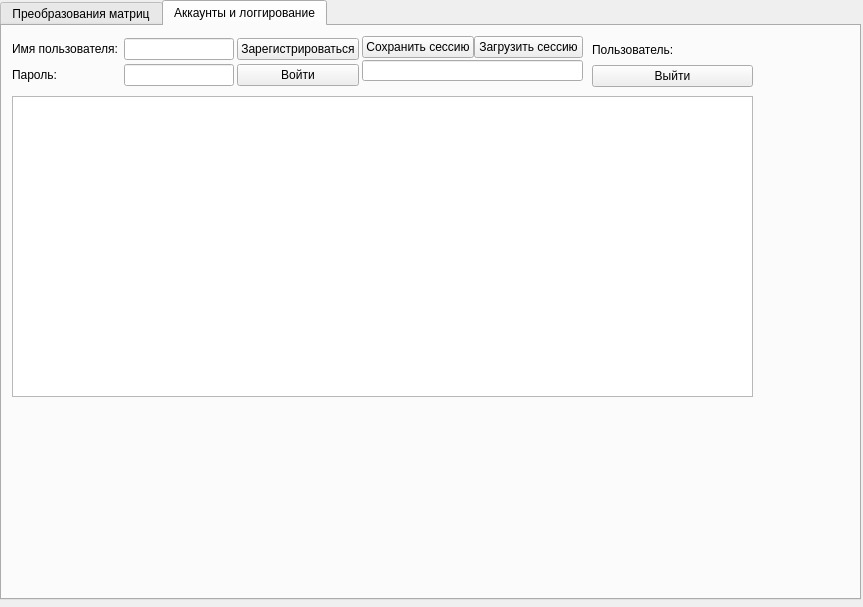
<?xml version="1.0" encoding="UTF-8"?>
<ui version="4.0">
 <class>MainWindow</class>
 <widget class="QMainWindow" name="MainWindow">
  <property name="geometry">
   <rect>
    <x>0</x>
    <y>0</y>
    <width>863</width>
    <height>607</height>
   </rect>
  </property>
  <property name="windowTitle">
   <string>Суперкалькулятор</string>
  </property>
  <widget class="QWidget" name="centralwidget">
   <widget class="QTabWidget" name="tabWidget">
    <property name="geometry">
     <rect>
      <x>0</x>
      <y>0</y>
      <width>861</width>
      <height>600</height>
     </rect>
    </property>
    <property name="currentIndex">
     <number>1</number>
    </property>
    <widget class="QWidget" name="matrix_tab">
     <attribute name="title">
      <string>Преобразования матриц</string>
     </attribute>
     <widget class="QLabel" name="det_text">
      <property name="enabled">
       <bool>false</bool>
      </property>
      <property name="geometry">
       <rect>
        <x>630</x>
        <y>100</y>
        <width>141</width>
        <height>21</height>
       </rect>
      </property>
      <property name="text">
       <string>det(A) = </string>
      </property>
     </widget>
     <widget class="QWidget" name="layoutWidget">
      <property name="enabled">
       <bool>false</bool>
      </property>
      <property name="geometry">
       <rect>
        <x>600</x>
        <y>130</y>
        <width>220</width>
        <height>110</height>
       </rect>
      </property>
      <layout class="QVBoxLayout" name="verticalLayout_6">
       <item>
        <widget class="QLabel" name="label">
         <property name="enabled">
          <bool>false</bool>
         </property>
         <property name="text">
          <string>Операции матрица-число</string>
         </property>
        </widget>
       </item>
       <item>
        <layout class="QHBoxLayout" name="horizontalLayout_5">
         <item>
          <widget class="QPushButton" name="plus_number_btn">
           <property name="enabled">
            <bool>false</bool>
           </property>
           <property name="text">
            <string>+</string>
           </property>
          </widget>
         </item>
         <item>
          <widget class="QLineEdit" name="plus_number_line">
           <property name="enabled">
            <bool>false</bool>
           </property>
           <property name="sizePolicy">
            <sizepolicy hsizetype="Fixed" vsizetype="Fixed">
             <horstretch>0</horstretch>
             <verstretch>0</verstretch>
            </sizepolicy>
           </property>
           <property name="text">
            <string>0</string>
           </property>
           <property name="alignment">
            <set>Qt::AlignCenter</set>
           </property>
          </widget>
         </item>
        </layout>
       </item>
       <item>
        <layout class="QVBoxLayout" name="verticalLayout">
         <item>
          <layout class="QHBoxLayout" name="horizontalLayout">
           <item>
            <widget class="QPushButton" name="mult_number_btn">
             <property name="enabled">
              <bool>false</bool>
             </property>
             <property name="text">
              <string>*</string>
             </property>
            </widget>
           </item>
           <item>
            <widget class="QLineEdit" name="mult_number_line">
             <property name="enabled">
              <bool>false</bool>
             </property>
             <property name="sizePolicy">
              <sizepolicy hsizetype="Fixed" vsizetype="Fixed">
               <horstretch>0</horstretch>
               <verstretch>0</verstretch>
              </sizepolicy>
             </property>
             <property name="text">
              <string>0</string>
             </property>
             <property name="alignment">
              <set>Qt::AlignCenter</set>
             </property>
            </widget>
           </item>
          </layout>
         </item>
         <item>
          <layout class="QHBoxLayout" name="horizontalLayout_6">
           <item>
            <widget class="QPushButton" name="power_number_btn">
             <property name="enabled">
              <bool>false</bool>
             </property>
             <property name="text">
              <string>**</string>
             </property>
            </widget>
           </item>
           <item>
            <widget class="QLineEdit" name="power_number_line">
             <property name="enabled">
              <bool>false</bool>
             </property>
             <property name="sizePolicy">
              <sizepolicy hsizetype="Fixed" vsizetype="Fixed">
               <horstretch>0</horstretch>
               <verstretch>0</verstretch>
              </sizepolicy>
             </property>
             <property name="text">
              <string>0</string>
             </property>
             <property name="alignment">
              <set>Qt::AlignCenter</set>
             </property>
            </widget>
           </item>
          </layout>
         </item>
        </layout>
       </item>
      </layout>
     </widget>
     <widget class="QWidget" name="layoutWidget_2">
      <property name="geometry">
       <rect>
        <x>630</x>
        <y>10</y>
        <width>151</width>
        <height>82</height>
       </rect>
      </property>
      <layout class="QVBoxLayout" name="verticalLayout_5">
       <item>
        <layout class="QHBoxLayout" name="horizontalLayout_3">
         <item>
          <widget class="QLineEdit" name="row_count_line">
           <property name="text">
            <string>1</string>
           </property>
           <property name="alignment">
            <set>Qt::AlignCenter</set>
           </property>
          </widget>
         </item>
         <item>
          <widget class="QLabel" name="label_5">
           <property name="text">
            <string>х</string>
           </property>
          </widget>
         </item>
         <item>
          <widget class="QLineEdit" name="col_count_line">
           <property name="text">
            <string>1</string>
           </property>
           <property name="alignment">
            <set>Qt::AlignCenter</set>
           </property>
          </widget>
         </item>
        </layout>
       </item>
       <item>
        <widget class="QPushButton" name="get_matrix_btn_3">
         <property name="text">
          <string>Получить матрицу</string>
         </property>
        </widget>
       </item>
       <item>
        <widget class="QPushButton" name="clear_matrix_btn">
         <property name="text">
          <string>Очистить</string>
         </property>
        </widget>
       </item>
      </layout>
     </widget>
     <widget class="QWidget" name="layoutWidget_3">
      <property name="enabled">
       <bool>false</bool>
      </property>
      <property name="geometry">
       <rect>
        <x>590</x>
        <y>250</y>
        <width>243</width>
        <height>183</height>
       </rect>
      </property>
      <layout class="QVBoxLayout" name="verticalLayout_4">
       <item>
        <layout class="QVBoxLayout" name="verticalLayout_7">
         <item>
          <widget class="QLabel" name="label_4">
           <property name="enabled">
            <bool>false</bool>
           </property>
           <property name="text">
            <string>Операции с строками и столбцами матрицы</string>
           </property>
          </widget>
         </item>
         <item>
          <widget class="QLineEdit" name="row_col_line">
           <property name="enabled">
            <bool>false</bool>
           </property>
          </widget>
         </item>
        </layout>
       </item>
       <item>
        <layout class="QVBoxLayout" name="verticalLayout_2">
         <item>
          <widget class="QLabel" name="label_2">
           <property name="enabled">
            <bool>false</bool>
           </property>
           <property name="text">
            <string>Операции матрица-матрица</string>
           </property>
          </widget>
         </item>
         <item>
          <layout class="QHBoxLayout" name="horizontalLayout_4">
           <item>
            <widget class="QPushButton" name="plus_matrix_btn">
             <property name="enabled">
              <bool>false</bool>
             </property>
             <property name="text">
              <string>+</string>
             </property>
            </widget>
           </item>
           <item>
            <widget class="QPushButton" name="minus_matrix_btn">
             <property name="enabled">
              <bool>false</bool>
             </property>
             <property name="text">
              <string>-</string>
             </property>
            </widget>
           </item>
           <item>
            <widget class="QPushButton" name="mult_matrix_btn">
             <property name="enabled">
              <bool>false</bool>
             </property>
             <property name="text">
              <string>*</string>
             </property>
            </widget>
           </item>
          </layout>
         </item>
        </layout>
       </item>
       <item>
        <layout class="QVBoxLayout" name="verticalLayout_3">
         <item>
          <widget class="QLabel" name="label_3">
           <property name="enabled">
            <bool>false</bool>
           </property>
           <property name="text">
            <string>Операции с матрицей</string>
           </property>
          </widget>
         </item>
         <item>
          <layout class="QHBoxLayout" name="horizontalLayout_2">
           <item>
            <widget class="QPushButton" name="transpose_btn">
             <property name="enabled">
              <bool>false</bool>
             </property>
             <property name="text">
              <string>T</string>
             </property>
            </widget>
           </item>
           <item>
            <widget class="QPushButton" name="invert_btn">
             <property name="enabled">
              <bool>false</bool>
             </property>
             <property name="text">
              <string>inv</string>
             </property>
            </widget>
           </item>
          </layout>
         </item>
        </layout>
       </item>
      </layout>
     </widget>
     <widget class="QScrollArea" name="matrix_scroll">
      <property name="geometry">
       <rect>
        <x>0</x>
        <y>0</y>
        <width>581</width>
        <height>561</height>
       </rect>
      </property>
      <property name="widgetResizable">
       <bool>false</bool>
      </property>
      <widget class="QWidget" name="matrix_container">
       <property name="geometry">
        <rect>
         <x>0</x>
         <y>0</y>
         <width>579</width>
         <height>559</height>
        </rect>
       </property>
      </widget>
     </widget>
    </widget>
    <widget class="QWidget" name="registration_tab">
     <attribute name="title">
      <string>Аккаунты и логгирование</string>
     </attribute>
     <widget class="QWidget" name="layoutWidget">
      <property name="geometry">
       <rect>
        <x>590</x>
        <y>10</y>
        <width>161</width>
        <height>51</height>
       </rect>
      </property>
      <layout class="QVBoxLayout" name="verticalLayout_11" stretch="1,4">
       <property name="spacing">
        <number>2</number>
       </property>
       <item>
        <widget class="QLabel" name="cur_user_display_label">
         <property name="text">
          <string>Пользователь:</string>
         </property>
        </widget>
       </item>
       <item>
        <widget class="QPushButton" name="user_logout_btn">
         <property name="text">
          <string>Выйти</string>
         </property>
        </widget>
       </item>
      </layout>
     </widget>
     <widget class="QListWidget" name="saves_list">
      <property name="geometry">
       <rect>
        <x>10</x>
        <y>70</y>
        <width>741</width>
        <height>301</height>
       </rect>
      </property>
     </widget>
     <widget class="QWidget" name="layoutWidget">
      <property name="geometry">
       <rect>
        <x>10</x>
        <y>10</y>
        <width>571</width>
        <height>52</height>
       </rect>
      </property>
      <layout class="QHBoxLayout" name="horizontalLayout_11" stretch="4,1,4">
       <property name="spacing">
        <number>3</number>
       </property>
       <item>
        <layout class="QVBoxLayout" name="verticalLayout_9">
         <property name="spacing">
          <number>2</number>
         </property>
         <item>
          <layout class="QHBoxLayout" name="horizontalLayout_8" stretch="1,1">
           <item>
            <widget class="QLabel" name="label_6">
             <property name="text">
              <string>Имя пользователя:</string>
             </property>
            </widget>
           </item>
           <item>
            <widget class="QLineEdit" name="user_name_line"/>
           </item>
          </layout>
         </item>
         <item>
          <layout class="QHBoxLayout" name="horizontalLayout_7" stretch="1,1">
           <item>
            <widget class="QLabel" name="label_7">
             <property name="text">
              <string>Пароль:</string>
             </property>
            </widget>
           </item>
           <item>
            <widget class="QLineEdit" name="user_password_line"/>
           </item>
          </layout>
         </item>
        </layout>
       </item>
       <item>
        <layout class="QVBoxLayout" name="verticalLayout_8">
         <property name="spacing">
          <number>2</number>
         </property>
         <item>
          <widget class="QPushButton" name="register_btn">
           <property name="text">
            <string>Зарегистрироваться</string>
           </property>
          </widget>
         </item>
         <item>
          <widget class="QPushButton" name="user_login_btn">
           <property name="text">
            <string>Войти</string>
           </property>
          </widget>
         </item>
        </layout>
       </item>
       <item>
        <layout class="QVBoxLayout" name="verticalLayout_10" stretch="1,1">
         <property name="spacing">
          <number>2</number>
         </property>
         <item>
          <layout class="QHBoxLayout" name="horizontalLayout_9" stretch="1,1">
           <property name="spacing">
            <number>0</number>
           </property>
           <item>
            <widget class="QPushButton" name="save_session_btn">
             <property name="text">
              <string>Сохранить сессию</string>
             </property>
            </widget>
           </item>
           <item>
            <widget class="QPushButton" name="load_session_btn">
             <property name="text">
              <string>Загрузить сессию</string>
             </property>
            </widget>
           </item>
          </layout>
         </item>
         <item>
          <widget class="QWidget" name="widget" native="true">
           <widget class="QLineEdit" name="log_file_line">
            <property name="geometry">
             <rect>
              <x>0</x>
              <y>0</y>
              <width>221</width>
              <height>21</height>
             </rect>
            </property>
           </widget>
          </widget>
         </item>
        </layout>
       </item>
      </layout>
     </widget>
    </widget>
   </widget>
  </widget>
 </widget>
 <resources/>
 <connections/>
</ui>
